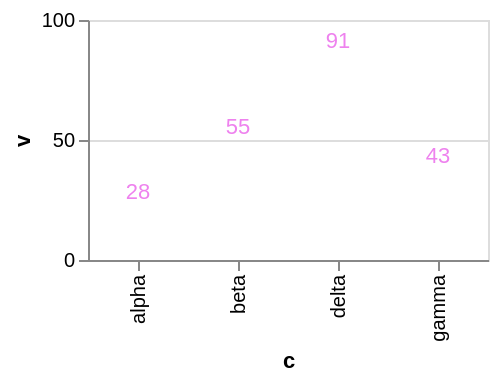

This figure's Vega-Lite source:
### Vega-Lite specification from a JSON file in a GitHub repository (floating-point values rounded to 4 significant figures)
{"$schema": "https://vega.github.io/schema/vega-lite/v6.json", "width": 200, "height": 120, "data": {"values": [{"c": "alpha", "v": 28, "w": 3, "t": "2024-01-07"}, {"c": "beta", "v": 55, "w": 7, "t": "2024-03-19"}, {"c": "gamma", "v": 43, "w": 5, "t": "2024-06-02"}, {"c": "delta", "v": 91, "w": 9, "t": "2024-09-11"}]}, "mark": {"type": "text", "fill": "violet"}, "encoding": {"x": {"field": "c", "type": "nominal"}, "y": {"field": "v", "type": "quantitative"}, "text": {"field": "v", "type": "quantitative"}}}
